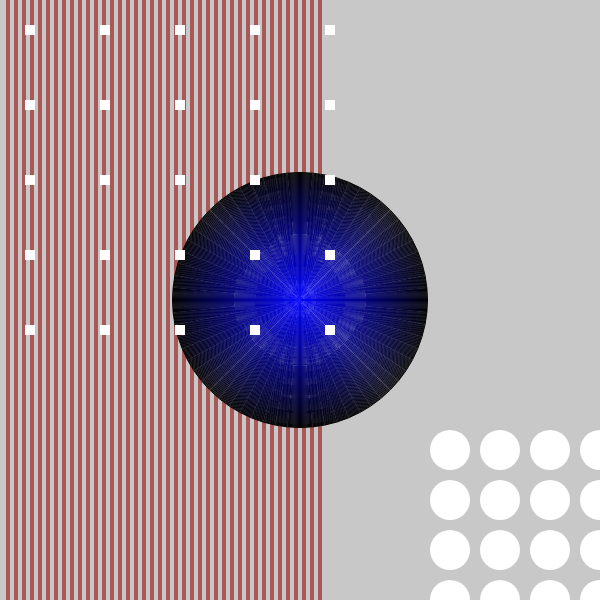
Frame 1 (no input)
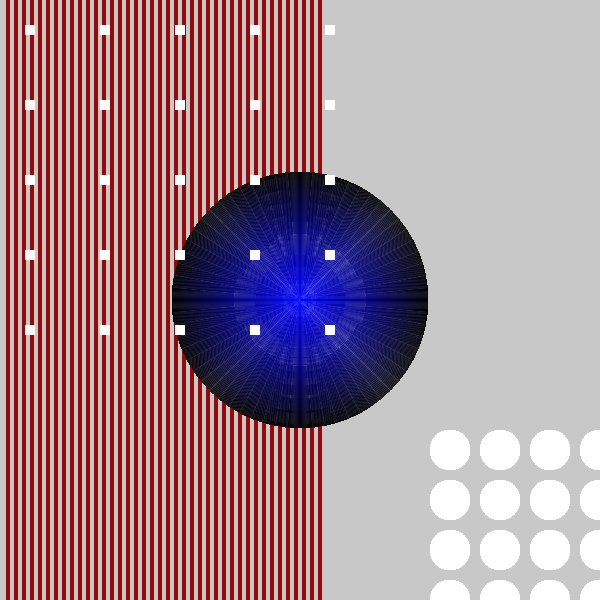
Frame 60 (no input)
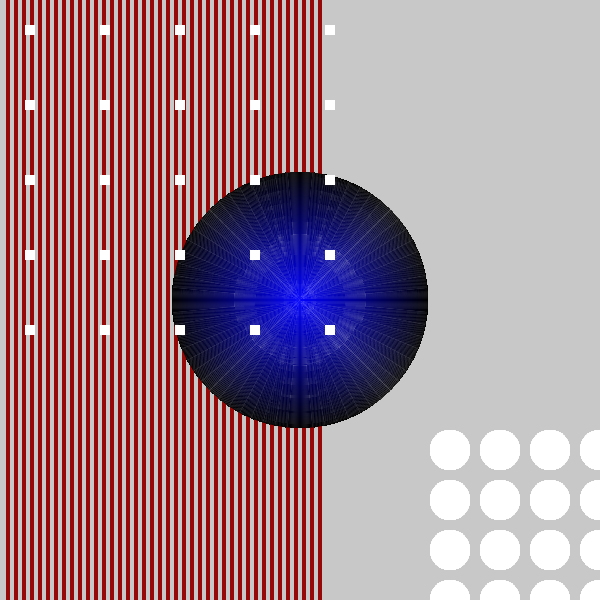
Frame 120 (the mouse pressed at the canvas centre since frame 60)

The p5.js sketch that drew these frames (run headless with seeded random() and noise() and a simulated clock; from frame 60 on, the mouse is pressed at the canvas centre):

// p5.js sketch
// ── sketch.js
// Muutujad
let circle_width = 100;
let shape_width = 150;

function setup(){
  // Loo canvas laius 800px width ja kõrgus 600px height
  createCanvas(600, 600);  // (x, y)
  //frameRate(1); // Jooksuta funk. draw() kord sekundis.
  background(200); // 0 (must) kuni 255 (valge), halltoonid
}

// Loop
function draw() {


    // Vertikaalsed triipu
    let stepp = 8;
    for(let lineX = 0; lineX < 40; lineX++){
      stroke(150,10,10,150);
      strokeWeight(4);
      line(stepp + lineX * stepp, 0, stepp + lineX * stepp, height);
    }

    for(let i = 0; i < 255; i++){
      stroke(0,0,i);
      strokeWeight(1);
      //fill(i);
      circle(width/2, height/2, 255-i);
    }

    for(let posX = 0; posX < 4; posX++)  {
      for(let posY = 0; posY < 4; posY++)  {
        noStroke();
        circle(width - (posX * 50), height - (posY * 50), 40);
      }
    }

// Grid
  for (let x=0; x<5; x++) {
     for (let y=0; y<5; y++) {
       rect(25 + x*75, 25 + y*75, 10, 10);
     }
   }
}
